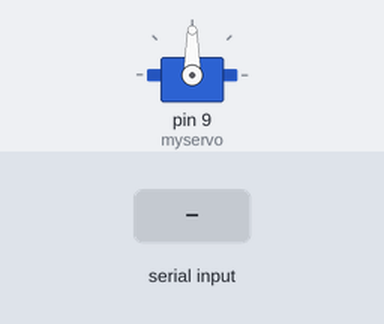
The sketch below on a simulated Arduino Uno, built with avr-gcc and run on an emulated ATmega328P. Parts: servo. The inputs (shaded band) are chosen by the test bench.

Above: at 1.2 s.
1.3 s: "1" received over Serial
At 2.1 s:
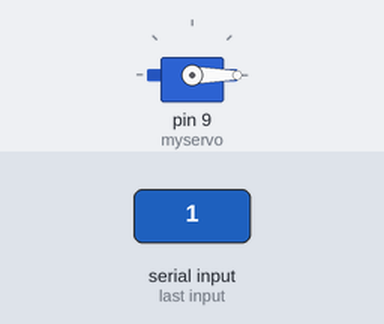
3.8 s: "0" received over Serial
At 4.1 s:
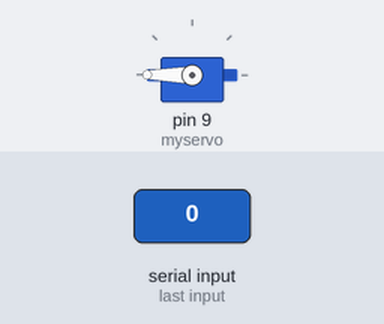
Timing chart, 0 to 6.8 s (numbered marks = the images above; inputs shaded):
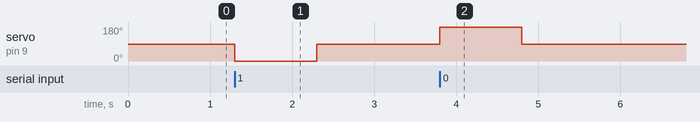

Measured:
- after the input at 1.3 s, servo on pin 9 (myservo): 90° → 0° at once, → 90° 1.0 s later
- after the input at 3.8 s, servo on pin 9 (myservo): 90° → 180° at once, → 90° 1.0 s later

The sketch:

voice_control_light.ino
```cpp
#include <Servo.h>  //library

Servo myservo;

void setup() {
  Serial.begin(9600);
  myservo.attach(9); // Yellow --> D9 pin, Brown --> GND, Red --> 5V
  myservo.write(90); // neutral
}

void loop() {
  if (Serial.available()) {
    char cmd = Serial.read();

    if (cmd == '1') {
      myservo.write(0);   // press
      delay(1000);
      myservo.write(90);  // back to the neutral position
    }

    else if (cmd == '0') {
      myservo.write(180); // opposite
      delay(1000);
      myservo.write(90);  // back to the neutral position
    }
  }
}
```
